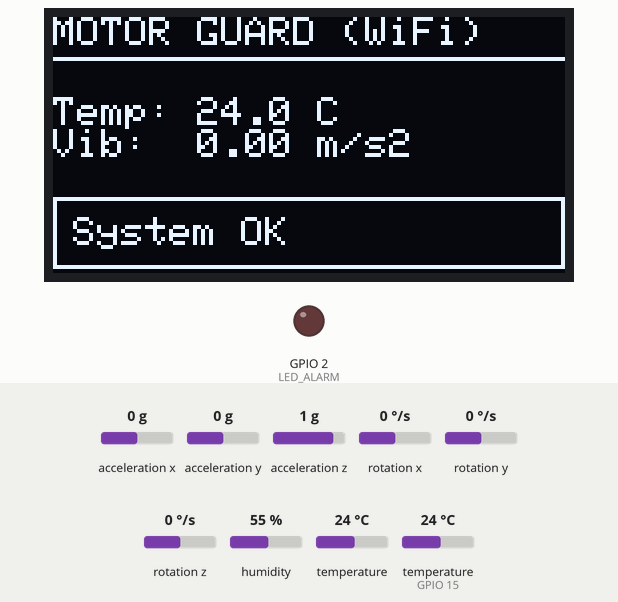
Recording of a program running on a simulated ESP32. On the bench: 128×64 one-colour display, output pins drawn as LEDs (lit = HIGH). Inputs (shaded band) come from the test bench; at power-on: acceleration x 0 g, temperature (sensor on GPIO 15) 24 °C, acceleration y 0 g, acceleration z 1 g, rotation x 0 °/s, rotation y 0 °/s, rotation z 0 °/s, humidity 55 %, temperature 24 °C. WiFi joins after 1.5 s; servers stay silent unless stated; what the program prints to the serial monitor is not drawn.

Above: at 2.7 s.
2.8 s: acceleration x set to -0.9 g
At 3.8 s:
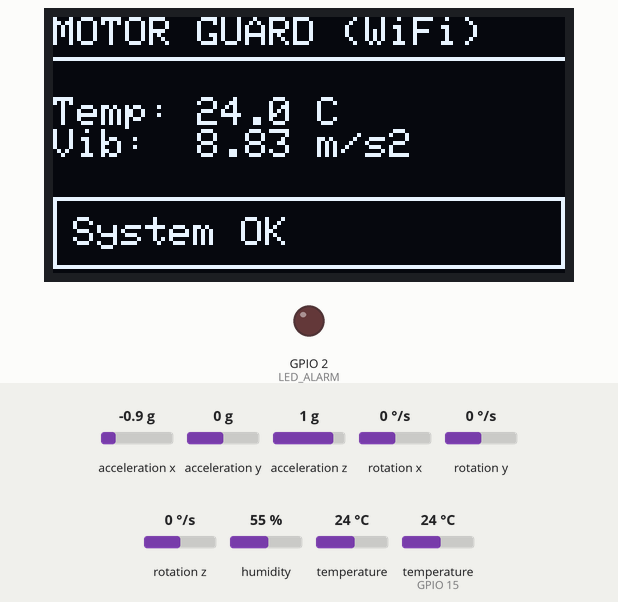
4.4 s: acceleration x set to -1.2 g
At 5.0 s:
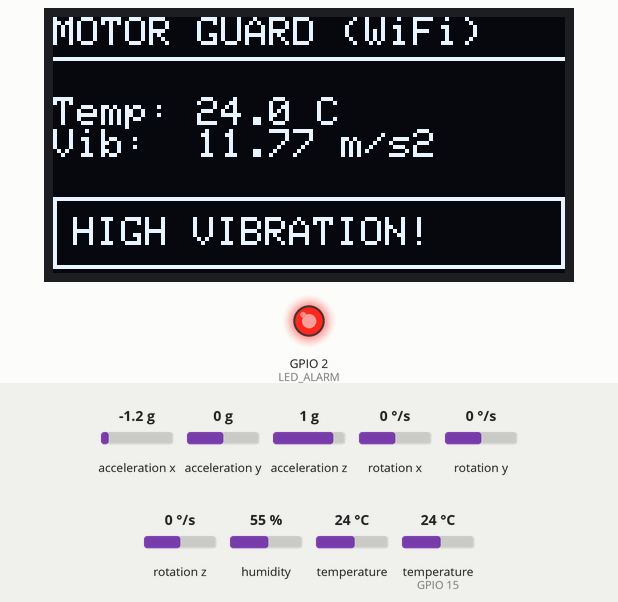
6.0 s: temperature (sensor on GPIO 15) set to 12 °C
At 8.7 s:
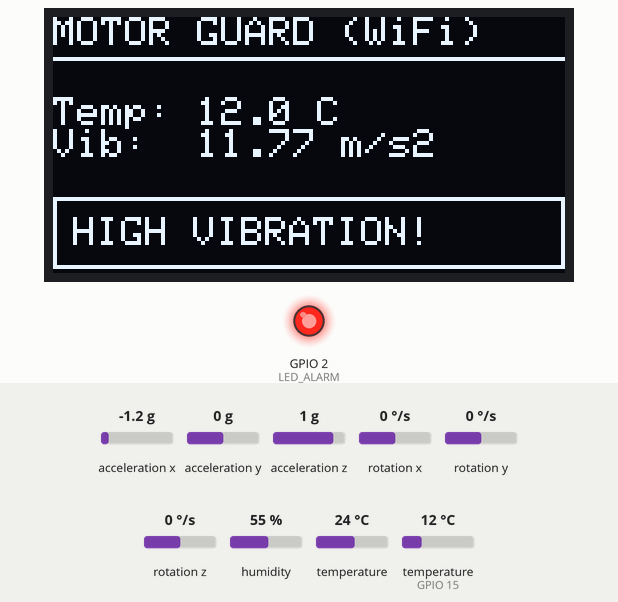
9.2 s: acceleration y set to -1.4 g
At 9.7 s:
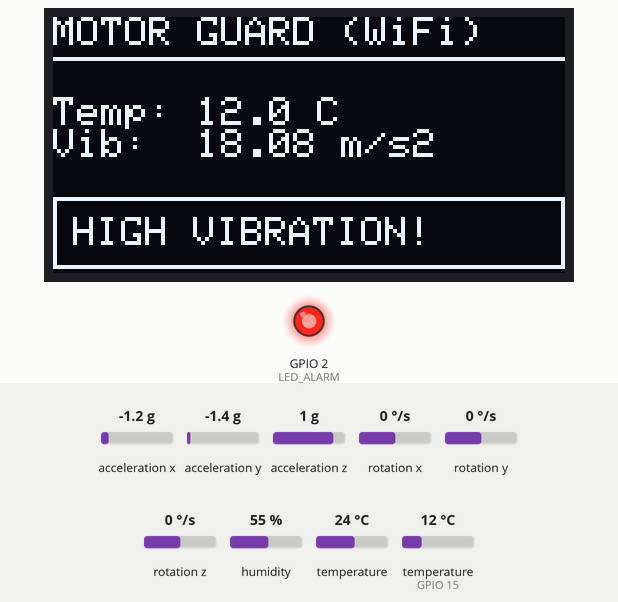
10.8 s: temperature (sensor on GPIO 15) set to 19 °C
13.3 s: temperature (sensor on GPIO 15) set to 28 °C
At 14.6 s:
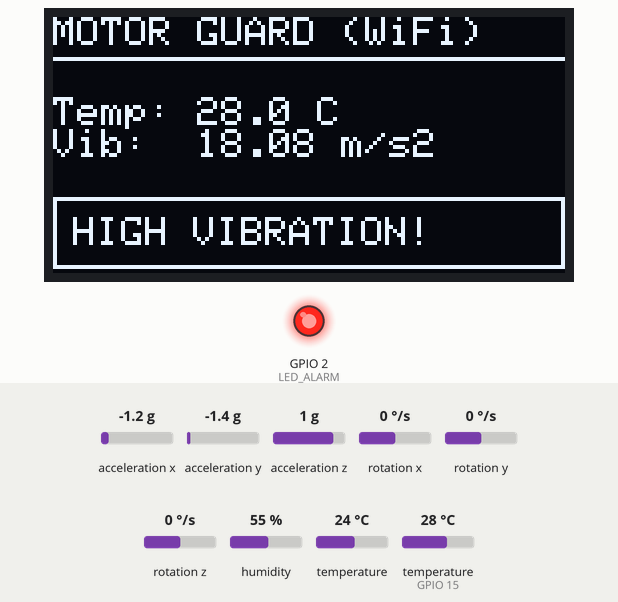
Timing chart, 0 to 16.3 s (numbered marks = the images above; inputs shaded):
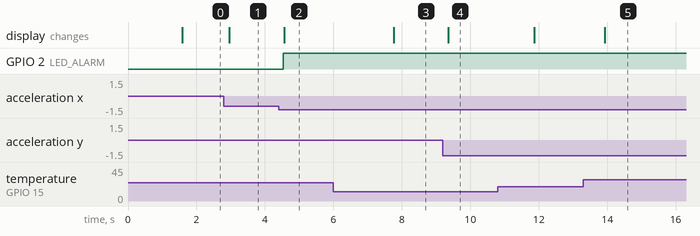

The program:

main.cpp
```cpp
#include <Arduino.h>
#include <Wire.h>
#include <WiFi.h>
#include <HTTPClient.h>
#include <Adafruit_GFX.h>
#include <Adafruit_SSD1306.h>
#include <Adafruit_MPU6050.h>
#include <Adafruit_Sensor.h>
#include <DHT.h>

const char* apiKey = "5LP7Y9QQ5XZGX1QY";
const char* ssid = "Wokwi-GUEST";
const char* password = "";

#define SCREEN_WIDTH 128
#define SCREEN_HEIGHT 64
Adafruit_SSD1306 display(SCREEN_WIDTH, SCREEN_HEIGHT, &Wire, -1);

Adafruit_MPU6050 mpu;
#define DHTPIN 15
#define DHTTYPE DHT22
DHT dht(DHTPIN, DHTTYPE);

#define LED_ALARM 2

void setup_wifi() {
  Serial.print("Connecting to WiFi");
  WiFi.begin(ssid, password);
  while (WiFi.status() != WL_CONNECTED) {
    delay(500);
    Serial.print(".");
  }
  Serial.println(" OK");
}

void setup() {
  Serial.begin(115200);

  pinMode(LED_ALARM, OUTPUT);

  if(!display.begin(SSD1306_SWITCHCAPVCC, 0x3C)) {
    Serial.println(F("SSD1306 allocation failed"));
    for(;;);
  }
  display.clearDisplay();
  display.setTextColor(SSD1306_WHITE);
  display.println("Connecting WiFi...");
  display.display();

  setup_wifi();

  if (!mpu.begin()) {
    Serial.println("Failed to find MPU6050 chip");
    while (1) delay(10);
  }
  mpu.setAccelerometerRange(MPU6050_RANGE_8_G);
  mpu.setFilterBandwidth(MPU6050_BAND_21_HZ);

  dht.begin();
}

void loop() {
  float temp = dht.readTemperature();
  if (isnan(temp)) temp = 0.0;

  sensors_event_t a, g, t;
  mpu.getEvent(&a, &g, &t);
  float vibration = sqrt(pow(a.acceleration.x, 2) + pow(a.acceleration.y, 2));

  bool alarm = false;
  String statusMsg = "System OK";

  if (vibration > 10.0) {
    alarm = true;
    statusMsg = "HIGH VIBRATION!";
  }
  if (temp > 50.0) {
    alarm = true;
    statusMsg = "OVERHEAT!";
  }

  digitalWrite(LED_ALARM, alarm ? HIGH : LOW);

  display.clearDisplay();
  display.setTextSize(1);
  display.setCursor(0,0);
  display.println("MOTOR GUARD (WiFi)");
  display.drawLine(0, 10, 128, 10, SSD1306_WHITE);

  display.setCursor(0, 20);
  display.printf("Temp: %.1f C\n", temp);
  display.printf("Vib:  %.2f m/s2\n", vibration);

  display.drawRect(0, 45, 128, 18, SSD1306_WHITE);
  display.setCursor(5, 50);
  if (alarm) display.setTextColor(SSD1306_INVERSE);
  display.println(statusMsg);
  display.setTextColor(SSD1306_WHITE);

  display.display();

  static unsigned long lastSend = 0;
  if (millis() - lastSend > 15000) {
    lastSend = millis();
    if(WiFi.status() == WL_CONNECTED){
       HTTPClient http;
       String url = "http://api.thingspeak.com/update?api_key=" + String(apiKey) +
                    "&field1=" + String(vibration) +
                    "&field2=" + String(temp) +
                    "&field3=" + String(alarm);

       int httpCode = http.GET();
       if (httpCode > 0) {
         Serial.printf("ThingSpeak sent. Code: %d\n", httpCode);
       } else {
         Serial.println("Error sending to ThingSpeak");
       }
       http.end();
    }
  }

  delay(200);
}
```

Measured:
- the behaviour switches between -1 and -1.1 g on acceleration x (found by bisection; images 1 and 2)
- after the input at 2.8 s, the display: changes after 0.16 s (image 1)
- after the input at 4.4 s, GPIO 2 (LED_ALARM): LOW → HIGH after 0.13 s; the display: changes after 0.16 s (image 2)
- after the input at 6.0 s, the display: changes after 1.8 s (image 3)
- after the input at 9.2 s, the display: changes after 0.15 s (image 4)
- after the input at 13.3 s, the display: changes after 0.63 s (image 5)
